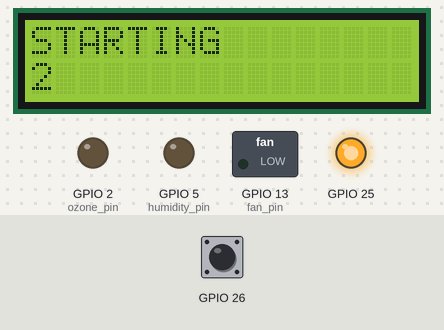
Simulated run of this sketch. Board: ESP32. On the bench: 16×2 character LCD, switched loads named in the sketch (green lamp = pin HIGH), output pins drawn as LEDs (lit = HIGH). The inputs (shaded band) are chosen by the test bench; at power-on: GPIO 26 HIGH. What the sketch prints to the serial monitor is not drawn.

Above: at 1.2 s.
1.3 s: GPIO 26 pulsed LOW 2 times (0.12 s each, 0.3 s apart)
At 5.5 s:
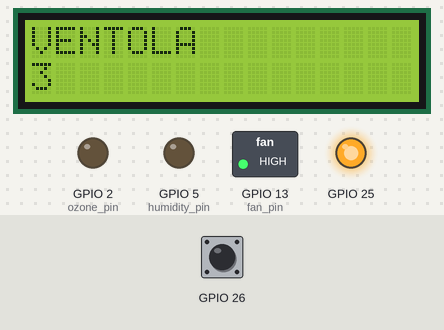
At 8.5 s:
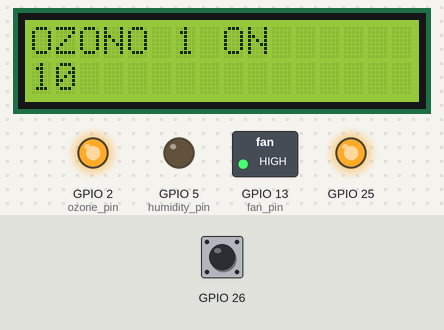
Timing chart, 0 to 19.3 s (numbered marks = the images above; inputs shaded):
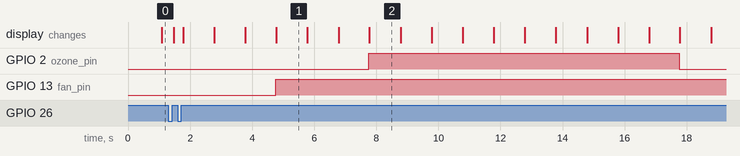

The sketch:

__main__.ino
```cpp
#include <LiquidCrystal_I2C.h>
int lcdColumns = 16;
int lcdRows = 2;
LiquidCrystal_I2C lcd(0x27, lcdColumns, lcdRows);

uint32_t starting_millis_curr = 0;

uint8_t fan_pin = 13;
uint32_t fan_millis_curr = 0;
uint32_t fan_millis_timer = 3000;

uint8_t ozone_pin = 2;
uint32_t ozone_1_millis_curr = 0;
uint32_t ozone_1_rest_millis_curr = 0;

uint8_t humidity_pin = 5;
uint32_t humidity_millis_curr = 0;
uint32_t humidity_rest_millis_curr = 0;

uint32_t ozone_2_millis_curr = 0;
uint32_t ozone_2_rest_millis_curr = 0;


uint32_t button_debounce_millis_curr = 0;


enum cycle_state_enum {
  OFF, STARTING, FAN,
  OZONE_1, OZONE_1_REST,
  HUMIDITY, HUMIDITY_REST,
  OZONE_2, OZONE_2_REST,
  END
};
cycle_state_enum cycle_state = OFF;

uint8_t state_curr = 0;


void setup()
{
  lcd.init();
  lcd.backlight();

  pinMode(fan_pin, OUTPUT);
  pinMode(ozone_pin, OUTPUT);
  pinMode(humidity_pin, OUTPUT);

  pinMode(25, OUTPUT);
  pinMode(26, INPUT);

  digitalWrite(25, 1);

  Serial.begin(9600);
}

int lcd_refresh = 1;

uint32_t seconds = 0;
uint32_t seconds_millis_curr = 0;

int cycle_on = 0;

int button_pressed_oneshot = 0;

void loop()
{
  int button_state = digitalRead(26);
  if (button_state == 0)
  {
    button_pressed_oneshot = 0;
    button_debounce_millis_curr = millis();
  }
  else
  {
    if (button_pressed_oneshot == 0)
    {
      if ((millis() - button_debounce_millis_curr) > 40)
      {
        button_pressed_oneshot = 1;
        Serial.println("clicked");

        if (cycle_state == OFF)
        {
          cycle_state = STARTING;
          Serial.println("STARTING STATE");
          starting_millis_curr = millis();
          seconds_millis_curr = millis();
          seconds = 0;
          lcd_refresh = 1;
        }
        else
        {
          digitalWrite(fan_pin, 0);
          digitalWrite(ozone_pin, 0);
          digitalWrite(humidity_pin, 0);
          cycle_state = OFF;
          Serial.println("OFF STATE");
          lcd_refresh = 1;
        }
      }
    }
  }

  if (cycle_state == OFF)
  {
    if (lcd_refresh)
    {
      lcd_refresh = 0;
      lcd.clear();
      lcd.setCursor(0, 0);
      lcd.print("OFF");
    }
  }

  if (cycle_state == STARTING)
  {
    if (lcd_refresh)
    {
      lcd_refresh = 0;
      lcd.clear();
      lcd.setCursor(0, 0);
      lcd.print("STARTING");
      lcd.setCursor(0, 1);
      lcd.print(3);
    }
    if ((millis() - seconds_millis_curr) > 1000)
    {
        seconds_millis_curr = millis();
        seconds += 1;
        int32_t countdown = 3 - seconds;
        if (countdown < 0) {countdown = 0;}
        lcd.setCursor(0, 1);
        lcd.print("                ");
        lcd.setCursor(0, 1);
        lcd.print(countdown);
    }
    if ((millis() - starting_millis_curr) > 3000)
    {
      digitalWrite(fan_pin, 1);
      cycle_state = FAN;
      Serial.println("FAN STATE");
      fan_millis_curr = millis();
      seconds_millis_curr = millis();
      seconds = 0;
      lcd_refresh = 1;
    }
  }
  if (cycle_state == FAN)
  {
    if (lcd_refresh)
    {
      lcd_refresh = 0;
      lcd.clear();
      lcd.setCursor(0, 0);
      lcd.print("VENTOLA");
      lcd.setCursor(0, 1);
      lcd.print(3);
    }
    if ((millis() - seconds_millis_curr) > 1000)
    {
        seconds_millis_curr = millis();
        seconds += 1;
        int32_t countdown = 3 - seconds;
        if (countdown < 0) {countdown = 0;}
        lcd.setCursor(0, 1);
        lcd.print("                ");
        lcd.setCursor(0, 1);
        lcd.print(countdown);
    }
    if ((millis() - fan_millis_curr) > 3000)
    {
      digitalWrite(ozone_pin, 1);
      cycle_state = OZONE_1;
      Serial.println("OZONE_1 STATE");
      ozone_1_millis_curr = millis();
      seconds_millis_curr = millis();
      seconds = 0;
      lcd_refresh = 1;
    }
  }
  if (cycle_state == OZONE_1)
  {
    if (lcd_refresh)
    {
      lcd_refresh = 0;
      lcd.clear();
      lcd.setCursor(0, 0);
      lcd.print("OZONO 1 ON");
      lcd.setCursor(0, 1);
      lcd.print(10);
    }
    if ((millis() - seconds_millis_curr) > 1000)
    {
        seconds_millis_curr = millis();
        seconds += 1;
        int32_t countdown = 10 - seconds;
        if (countdown < 0) {countdown = 0;}
        lcd.setCursor(0, 1);
        lcd.print("                ");
        lcd.setCursor(0, 1);
        lcd.print(countdown);
    }
    if ((millis() - ozone_1_millis_curr) > 10000)
    {
      digitalWrite(ozone_pin, 0);
      cycle_state = OZONE_1_REST;
      Serial.println("OZONE_1_REST STATE");
      ozone_1_rest_millis_curr = millis();
      seconds_millis_curr = millis();
      seconds = 0;
      lcd_refresh = 1;
    }
  }
  if (cycle_state == OZONE_1_REST)
  {
    if (lcd_refresh)
    {
      lcd_refresh = 0;
      lcd.clear();
      lcd.setCursor(0, 0);
      lcd.print("OZONO 1 OFF");
      lcd.setCursor(0, 1);
      lcd.print(3);
    }
    if ((millis() - seconds_millis_curr) > 1000)
    {
        seconds_millis_curr = millis();
        seconds += 1;
        int32_t countdown = 3 - seconds;
        if (countdown < 0) {countdown = 0;}
        lcd.setCursor(0, 1);
        lcd.print("                ");
        lcd.setCursor(0, 1);
        lcd.print(countdown);
    }
    if ((millis() - ozone_1_rest_millis_curr) > 3000)
    {
      digitalWrite(humidity_pin, 1);
      cycle_state = HUMIDITY;
      Serial.println("HUMIDITY STATE");
      humidity_millis_curr = millis();
      seconds_millis_curr = millis();
      seconds = 0;
      lcd_refresh = 1;
    }
  }
  if (cycle_state == HUMIDITY)
  {
    if (lcd_refresh)
    {
      lcd_refresh = 0;
      lcd.clear();
      lcd.setCursor(0, 0);
      lcd.print("UMIDITA' ON");
      lcd.setCursor(0, 1);
      lcd.print(10);
    }
    if ((millis() - seconds_millis_curr) > 1000)
    {
        seconds_millis_curr = millis();
        seconds += 1;
        int32_t countdown = 10 - seconds;
        if (countdown < 0) {countdown = 0;}
        lcd.setCursor(0, 1);
        lcd.print("                ");
        lcd.setCursor(0, 1);
        lcd.print(countdown);
    }
    if ((millis() - humidity_millis_curr) > 10000)
    {
      digitalWrite(humidity_pin, 0);
      cycle_state = HUMIDITY_REST;
      Serial.println("HUMIDITY_REST STATE");
      humidity_rest_millis_curr = millis();
      seconds_millis_curr = millis();
      seconds = 0;
      lcd_refresh = 1;
    }
  }
  if (cycle_state == HUMIDITY_REST)
  {
    if (lcd_refresh)
    {
      lcd_refresh = 0;
      lcd.clear();
      lcd.setCursor(0, 0);
      lcd.print("UMIDITA' OFF");
      lcd.setCursor(0, 1);
      lcd.print(3);
    }
    if ((millis() - seconds_millis_curr) > 1000)
    {
        seconds_millis_curr = millis();
        seconds += 1;
        int32_t countdown = 3 - seconds;
        if (countdown < 0) {countdown = 0;}
        lcd.setCursor(0, 1);
        lcd.print("                ");
        lcd.setCursor(0, 1);
        lcd.print(countdown);
    }
    if ((millis() - humidity_rest_millis_curr) > 3000)
    {
      digitalWrite(ozone_pin, 1);
      cycle_state = OZONE_2;
      Serial.println("OZONE_2 STATE");
      ozone_2_millis_curr = millis();
      seconds_millis_curr = millis();
      seconds = 0;
      lcd_refresh = 1;
    }
  }
  if (cycle_state == OZONE_2)
  {
    if (lcd_refresh)
    {
      lcd_refresh = 0;
      lcd.clear();
      lcd.setCursor(0, 0);
      lcd.print("OZONO 2 ON");
      lcd.setCursor(0, 1);
      lcd.print(10);
    }
    if ((millis() - seconds_millis_curr) > 1000)
    {
        seconds_millis_curr = millis();
        seconds += 1;
        int32_t countdown = 10 - seconds;
        if (countdown < 0) {countdown = 0;}
        lcd.setCursor(0, 1);
        lcd.print("                ");
        lcd.setCursor(0, 1);
        lcd.print(countdown);
    }
    if ((millis() - ozone_2_millis_curr) > 10000)
    {
      digitalWrite(ozone_pin, 0);
      cycle_state = OZONE_2_REST;
      Serial.println("OZONE_2_REST STATE");
      ozone_2_rest_millis_curr = millis();
      seconds_millis_curr = millis();
      seconds = 0;
      lcd_refresh = 1;
    }
  }
  if (cycle_state == OZONE_2_REST)
  {
    if (lcd_refresh)
    {
      lcd_refresh = 0;
      lcd.clear();
      lcd.setCursor(0, 0);
      lcd.print("OZONO 2 OFF");
      lcd.setCursor(0, 1);
      lcd.print(3);
    }
    if ((millis() - seconds_millis_curr) > 1000)
    {
        seconds_millis_curr = millis();
        seconds += 1;
        int32_t countdown = 3 - seconds;
        if (countdown < 0) {countdown = 0;}
        lcd.setCursor(0, 1);
        lcd.print("                ");
        lcd.setCursor(0, 1);
        lcd.print(countdown);
    }
    if ((millis() - ozone_2_rest_millis_curr) > 3000)
    {
      digitalWrite(fan_pin, 0);
      cycle_state = OFF;
      Serial.println("OFF STATE");
      lcd_refresh = 1;
    }
  }
}
```

Measured:
- after the input at 1.3 s, GPIO 5 (humidity_pin): stays LOW (without the input it goes to HIGH after 17.8 s); GPIO 13 (fan_pin): LOW → HIGH after 3.5 s instead of 1.8 s; the display: first changes after 0.17 s (image 1 shows a later state)
- what the display in image 1 shows lasts 1.0 s, from 4.8 s to 5.8 s
